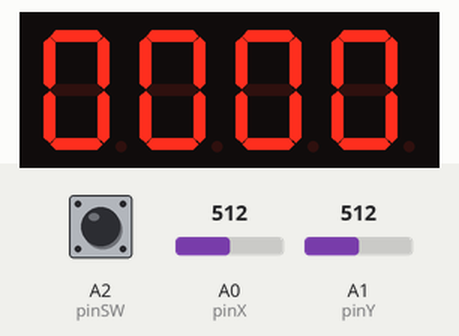
Simulated run of this sketch. Board: Arduino Uno, built with avr-gcc and run on an emulated ATmega328P. On the bench: 4-digit seven-segment display. Wiring (inferred from the names in the program): 4-digit 7-segment display, segments lit when HIGH: segments pin 12, pin 8, pin 5, pin 3, pin 2, pin 11, pin 6, pin 4; digit selects pin 7, pin 9, pin 10, pin 13. The test bench sets the inputs (shaded band); at power-on: A2 (pinSW) HIGH, A1 (pinY) = 512, A0 (pinX) = 512. The segment pins are drawn as the display they are named for.

Above: at 1.2 s.
1.3 s: A2 (pinSW) pulled LOW for 0.15 s
2.9 s: A1 (pinY) set to 610
At 3.8 s:
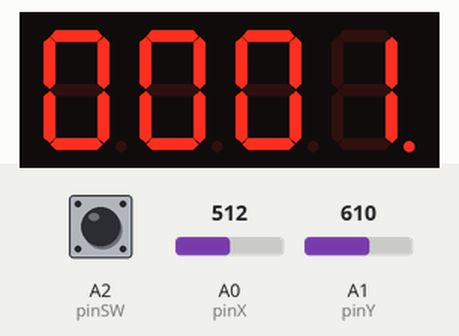
4.4 s: A2 (pinSW) pulled LOW for 1 s
At 5.21 s:
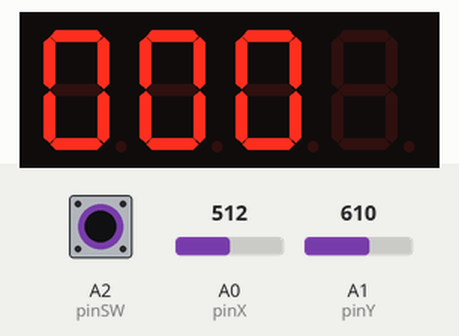
6.9 s: A0 (pinX) set to 610
At 7.7 s:
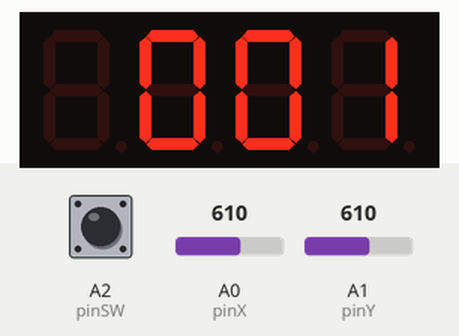
Timing chart, 0 to 9.9 s (numbered marks = the images above; inputs shaded):
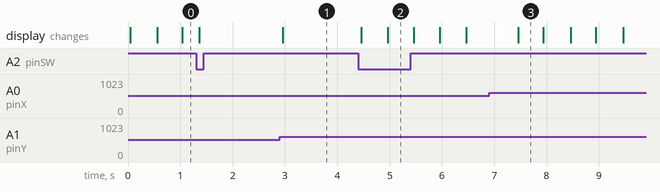

The sketch:

fourthLabHomework.ino
```cpp
//Joystick pins
const int pinSW = A2; // digital pin connected to switch output
const int pinX = A0; // A0 - analog pin connected to X output
const int pinY = A1; // A1 - analog pin connected to Y output

//joystick movement variables
int xAxisValue = 0;
int yAxisValue = 0;

int minThreshold = 400;
int maxThreshold = 600;

bool buttonState = false;
bool joyMoved = false;
bool lastButtonState = false;

int lastDebounce = 0;
int debounceInterval = 10;

//4-digit 7-segments pins
const int pinA = 12;
const int pinB = 8;
const int pinC = 5;
const int pinD = 3;
const int pinE = 2;
const int pinF = 11;
const int pinG = 6;
const int pinDP = 4;
const int pinD1 = 7;
const int pinD2 = 9;
const int pinD3 = 10;
const int pinD4 = 13;

//4-digit 7-segments mechanics
bool dpState = false;

const int segSize = 8;
const int noOfDisplays = 4;
const int noOfDigits = 10;

int segments[segSize] = {pinA, pinB, pinC, pinD, pinE, pinF, pinG, pinDP};
int digits[noOfDisplays] = {pinD1, pinD2, pinD3, pinD4};

int currentDigitsValues[noOfDisplays] = {0, 0, 0, 0};

int currentDigit = 0;
int resetInterval = 1;
int lastReset = 0;
int selectedDigit = noOfDisplays;
int blinkingDigit = noOfDisplays - 1;
int blinkingState = true;
int blinkingInterval = 500;
int lastBlink = 0;

byte digitMatrix[noOfDigits][segSize - 1] = {
// a  b  c  d  e  f  g
  {1, 1, 1, 1, 1, 1, 0}, // 0
  {0, 1, 1, 0, 0, 0, 0}, // 1
  {1, 1, 0, 1, 1, 0, 1}, // 2
  {1, 1, 1, 1, 0, 0, 1}, // 3
  {0, 1, 1, 0, 0, 1, 1}, // 4
  {1, 0, 1, 1, 0, 1, 1}, // 5
  {1, 0, 1, 1, 1, 1, 1}, // 6
  {1, 1, 1, 0, 0, 0, 0}, // 7
  {1, 1, 1, 1, 1, 1, 1}, // 8
  {1, 1, 1, 1, 0, 1, 1}  // 9
};

void setup() {
  initializePins();
}

void loop() {
  //if no digit is selected (the button not pressed), the hovered one is blinking
  if (selectedDigit == noOfDisplays) {
    xAxisValue = analogRead(pinX);

    handleMoveLeft();
    handleMoveRight();
    handleCenter();
    handleBlink();

    resetDisplay();
  }
  //if we pressed the button, we want to change the digit hovered
  else {
    yAxisValue = analogRead(pinY);

    handleMoveDown();
    handleMoveUp();
    handleDigitCenter();

    resetDigits();
  }

  //in order to do all the logic above, we need to check if the button is pressed (i.e. the variables have changed)
  checkButtonPressed();
}


//load functions
void initializePins() {
  pinMode(pinSW, INPUT_PULLUP);

  for (int i = 0; i < segSize; i++) {
    pinMode(segments[i], OUTPUT);
  }

  for (int i = 0; i < noOfDisplays; i++) {
    pinMode(digits[i], OUTPUT);
  }
}


//logic functions
void handleMoveLeft() {
  if (xAxisValue < minThreshold && joyMoved == false) {
    if (blinkingDigit > 0) {
      --blinkingDigit;
    }
    else {
      blinkingDigit = noOfDisplays - 1;
    }
    blinkingState = true;
    lastBlink = millis();
    joyMoved = true;
  }
}

void handleMoveRight() {
  if (xAxisValue > maxThreshold && joyMoved == false) {
    if (blinkingDigit < noOfDisplays - 1) {
      ++blinkingDigit;
    }
    else {
      blinkingDigit = 0;
    }
    blinkingState = true;
    lastBlink = millis();
    joyMoved = true;
  }
}

void handleCenter() {
  if (xAxisValue >= minThreshold && xAxisValue <= maxThreshold) {
    joyMoved = false;
  }
}

void handleBlink() {
  if (millis() - lastBlink >= blinkingInterval) {
    lastBlink = millis();
    blinkingState = !blinkingState;
  }
}

void handleMoveDown() {
  if (yAxisValue < minThreshold && joyMoved == false) {
    if (currentDigitsValues[selectedDigit] > 0) {
      --currentDigitsValues[selectedDigit];
    }
    else {
      currentDigitsValues[selectedDigit] = noOfDigits - 1;
    }
    joyMoved = true;
  }
}

void handleMoveUp() {
  if (yAxisValue > maxThreshold && joyMoved == false) {
    if (currentDigitsValues[selectedDigit] < noOfDigits - 1) {
      ++currentDigitsValues[selectedDigit];
    }
    else {
      currentDigitsValues[selectedDigit] = 0;
    }
    joyMoved = true;
  }
}

void handleDigitCenter() {
  if (yAxisValue >= minThreshold && yAxisValue <= maxThreshold) {
    joyMoved = false;
  }
}

void checkButtonPressed() {
  if (millis() - lastDebounce >= debounceInterval) {
    lastDebounce = millis();
    buttonState = !digitalRead(pinSW);
    if (buttonState != lastButtonState) {
      if (buttonState == true) {
        if (selectedDigit == noOfDisplays) {
          selectedDigit = blinkingDigit;
          blinkingDigit = noOfDisplays;
        }
        else {
          blinkingDigit = selectedDigit;
          selectedDigit = noOfDisplays;
          blinkingState = true;
          lastBlink = millis();
        }
      }
      lastButtonState = buttonState;
    }
  }
}

//display functions
void resetDisplay() {
  if (millis() - lastReset >= resetInterval) {
    if (currentDigit == blinkingDigit && blinkingState == false) {
      clearDigit(currentDigit);
    }
    else {
      displayDigit(currentDigit, currentDigitsValues[currentDigit], false);
    }
    lastReset = millis();
    if (currentDigit == noOfDisplays - 1) {
      currentDigit = 0;
    }
    else {
      ++currentDigit;
    }
  }
}

void resetDigits() {
  if (millis() - lastReset >= resetInterval) {
    if (currentDigit == selectedDigit) {
      displayDigit(currentDigit, currentDigitsValues[currentDigit], true);
    }
    else {
      displayDigit(currentDigit, currentDigitsValues[currentDigit], false);
    }
    lastReset = millis();
    if (currentDigit == noOfDisplays - 1) {
      currentDigit = 0;
    }
    else {
      ++currentDigit;
    }
  }
}

void displayDigit(int num, byte digit, byte decimalPoint) {
  showDigit(num);

  for (int i = 0; i < segSize - 1; i++) {
    digitalWrite(segments[i], digitMatrix[digit][i]);
  }

  digitalWrite(segments[segSize - 1], decimalPoint);
}

void showDigit(int num) {
  for (int i = 0; i < noOfDisplays; i++) {
    digitalWrite(digits[i], HIGH);
  }

  digitalWrite(digits[num], LOW);
}

void clearDigit(int num) {
  showDigit(num);

  for (int i = 0; i < segSize; ++i) {
    digitalWrite(segments[i], LOW);
  }
}
```

Measured:
- after the input at 2.9 s, the display: changes after 0.06 s (image 1)
- after the input at 4.4 s, the display: first changes after 0.06 s (image 2 shows a later state)
- after the input at 6.9 s, the display: changes after 0.56 s (image 3)
- what the display in image 3 shows lasts 0.4 s, from 7.5 s to 7.9 s
